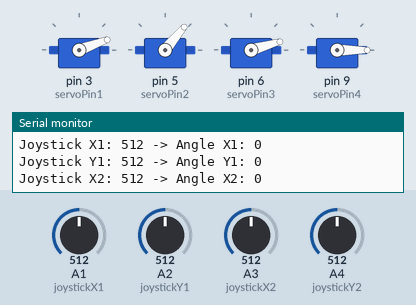
Simulated run of this sketch. Board: Arduino Uno, built with avr-gcc and run on an emulated ATmega328P. Parts: 4 × servo, the last lines printed to the serial monitor. Inputs (shaded band) come from the test bench; at power-on: A1 (joystickX1) = 512, A2 (joystickY1) = 512, A3 (joystickX2) = 512, A4 (joystickY2) = 512.

Above: at 1.2 s.
1.3 s: A1 (joystickX1) set to 318
4.3 s: A1 (joystickX1) set to 285
At 4.42 s:
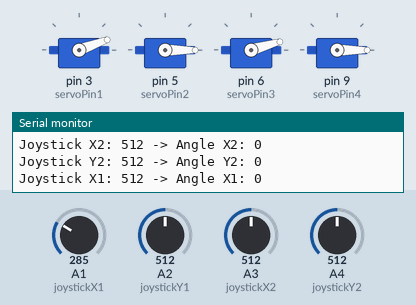
At 4.97 s:
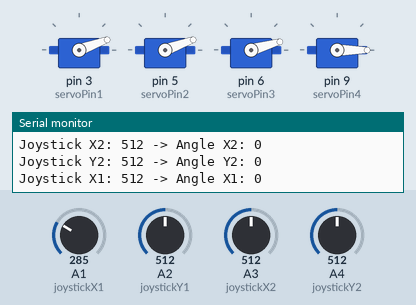
7.3 s: A2 (joystickY1) set to 682
10.3 s: A2 (joystickY1) set to 717
At 11.1 s:
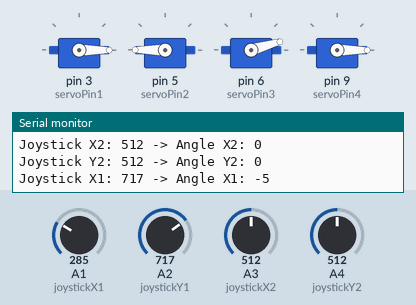
11.8 s: A3 (joystickX2) set to 311
14.8 s: A3 (joystickX2) set to 291
At 20.7 s:
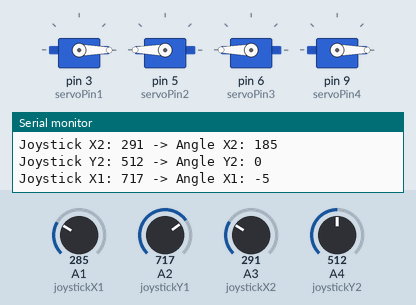
Timing chart, 0 to 21.0 s (numbered marks = the images above; inputs shaded):
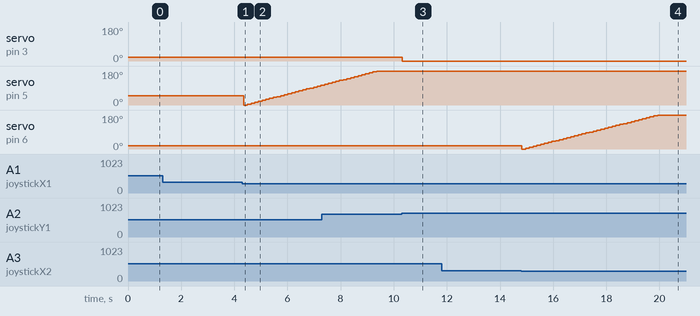

The sketch:

Code_bras3.ino
```cpp
#include <Servo.h>

Servo myservo1;
Servo myservo2;
Servo myservo3;
Servo myservo4;
int joystickX1 = A1;
int joystickY1= A2;
int joystickX2 = A3;
int joystickY2 = A4;                                                                                    ;
int servoPin1 = 3;
int servoPin2= 5;
int servoPin3 = 6;
int servoPin4 = 9;
int i=0;
int j=0;
int k=0;
int l=0;


void setup() {

  myservo1.attach(servoPin1);
   myservo2.attach(servoPin2);
    myservo3.attach(servoPin3);
     myservo4.attach(servoPin4);
     myservo1.write(20);
     myservo2.write(50);
     myservo3.write(16);
     myservo4.write(00);
  Serial.begin(9600);
}

void loop() {
  int valY1 = analogRead(joystickX1);
  int valX1 = analogRead(joystickY1);
  int valX2 = analogRead(joystickX2);
  int valY2 = analogRead(joystickY2);


  if(( valX1 < 300)&&(i<=180))
  {
    myservo1.write(i);
    i+= 5;
  }
  else if(( valX1 > 700)&&(i>=0))
  {
    myservo1.write(i);
    i-= 5;
  };
    if(( valY1 < 300)&&(j<=180))
  {
    myservo2.write(j);
    j+= 5;
  }
  else if(( valY1 > 700)&&(j>=0))
  {
   myservo2.write(j);
    j-= 5;
  };
   if(( valX2 < 300)&&(k<=180))
  {
    myservo3.write(k);
    k+= 5;
  }
  else if(( valX2 > 700)&&(k>=0))
  {
   myservo3.write(k);
    k-= 5;
  };
   if(( valY2 < 300)&&(l<=180))
  {
    myservo4.write(l);
    l+= 5;
  }
  else if(( valY2 > 700)&&(l>=0))
  {
   myservo4.write(l);
    l-= 5;
  };


  Serial.print("Joystick X1: ");
  Serial.print(valX1);
  Serial.print(" -> Angle X1: ");
  Serial.println(i);

Serial.print("Joystick Y1: ");
  Serial.print(valY1);
  Serial.print(" -> Angle Y1: ");
  Serial.println(j);

Serial.print("Joystick X2: ");
  Serial.print(valX2);
  Serial.print(" -> Angle X2: ");
  Serial.println(k);

Serial.print("Joystick Y2: ");
  Serial.print(valY2);
  Serial.print(" -> Angle Y2: ");
  Serial.println(l);
  delay(30);
}
```

Measured:
- the behaviour switches between 300 and 299 on A1 (joystickX1) (found by bisection; images 0 and 1)
- the behaviour switches between 700 and 701 on A2 (joystickY1) (found by bisection; images 2 and 3)
- the behaviour switches between 300 and 299 on A3 (joystickX2) (found by bisection; images 3 and 4)
- after the input at 4.3 s, servo on pin 5 (servoPin2): 50° → 0° after 0.06 s, → 5° 0.14 s later, → 10° 0.14 s later, → 15° 0.14 s later, … (22 changes in this stretch)
- after the input at 10.3 s, servo on pin 3 (servoPin1): 20° → 0° at once
- after the input at 14.8 s, servo on pin 6 (servoPin3): 16° → 0° at once, → 5° 0.14 s later, → 10° 0.14 s later, → 15° 0.14 s later, … (37 changes in this stretch)
